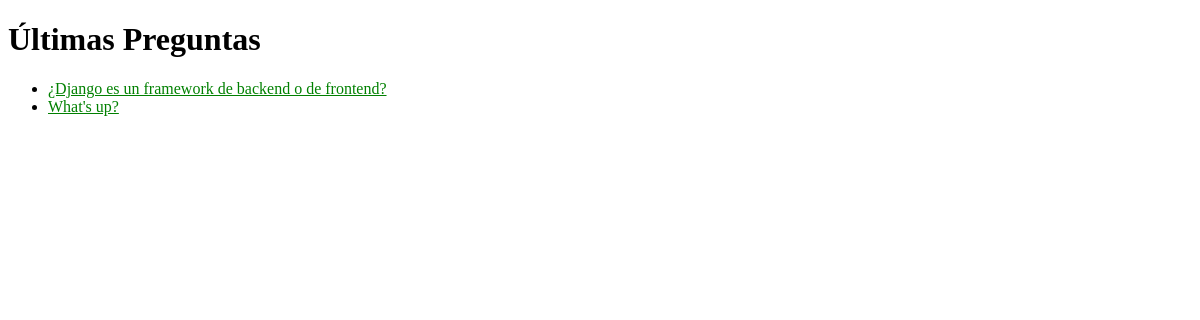
The page /polls/ on the database as committed earlier.
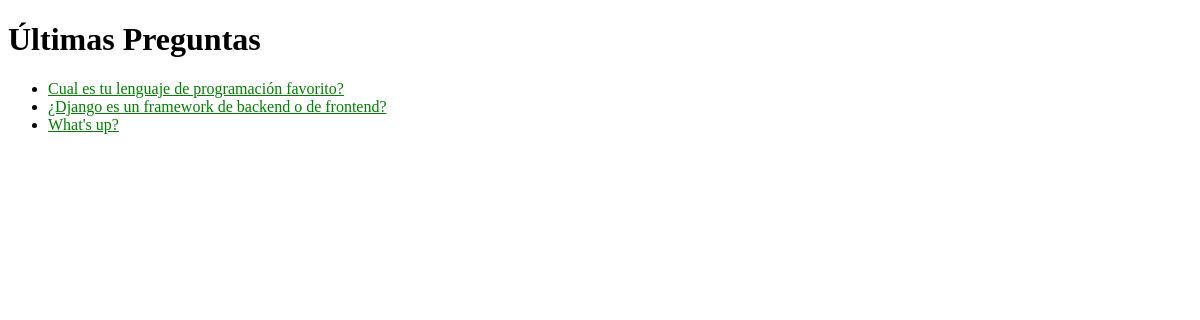
The same page on the database as committed later.
### polls/models.py (models this page shows, shortened)
class Question(models.Model):
	question_text = models.CharField(max_length=200)
	pub_date = models.DateTimeField("date published")

### polls/views.py (the view)
# urls.py: path("", views.IndexView.as_view(), name="index"),
class IndexView(generic.ListView):
    template_name = "polls/index.html"
    context_object_name = "latest_question_list"
    def get_queryset(self):
        return Question.objects.filter(pub_date__lte=timezone.now()).order_by("-pub_date")[:5]

### polls/templates/polls/index.html (shortened to what this page needs)
<!DOCTYPE html>
<html>
<head>
	{% load static %}
	<link rel="stylesheet" href="{% static 'polls/style.css' %}">
</head>
<body>
    <h1>Últimas Preguntas</h1>
    {% if latest_question_list %}
	<ul>
	{% for question in latest_question_list %}
		<li><a href="{% url 'polls:detail' question.id %}">{{ question.question_text }}</a></li>
	{% endfor %}
	</ul>
     {% else %}
	<p>No polls are available.</p>
     {% endif %}
</body>
</html>

Rows that differ between the two databases and show on the page:
added Question: question_text "Cual es tu lenguaje de programación favorito?"
